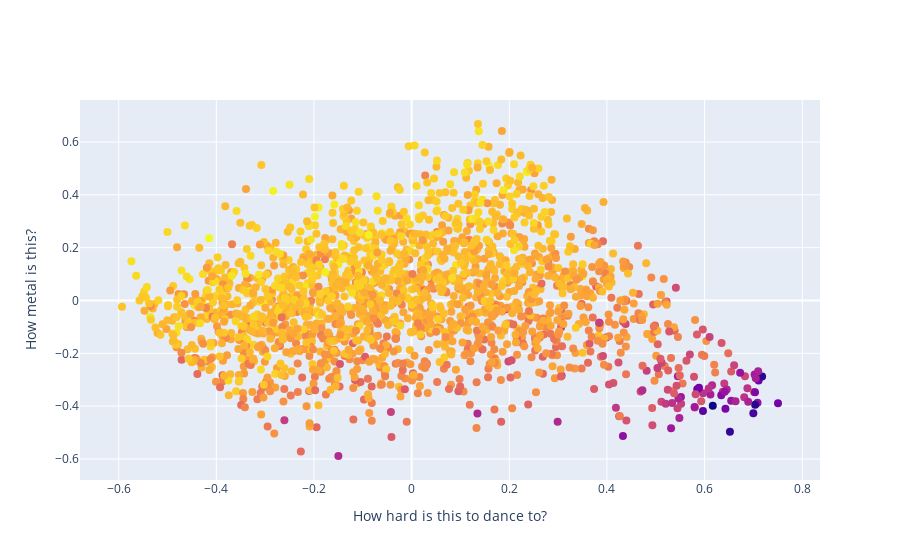

The cell this chart's notebook holds for it:
### Markdown cell above
В другой реализации используем меньший список категорий и метод главных компонент для создания двумерного графика. Для того, чтобы передать смысл графика, взглянем на названия осей.

### Code cell
chosen = ["energy", "liveness", "tempo", "valence"]
text1 = data_frame["artist"] + " - " + data_frame["song_title"]
text2 = text1.values

# X = data_frame.drop(droppable, axis=1).values
X = data_frame[chosen].values
y = data_frame["loudness"].values

min_max_scaler = MinMaxScaler()
X = min_max_scaler.fit_transform(X)

pca = PCA(n_components=2)
pca.fit(X)

X = pca.transform(X)

fig = {
    "data": [
        {
            "x": X[:, 0],
            "y": X[:, 1],
            "text": text2,
            "mode": "markers",
            "marker": {"size": 8, "color": y}
        }
    ],
    "layout": {
        "xaxis": {"title": "How hard is this to dance to?"},
        "yaxis": {"title": "How metal is this?"}
    }
}

py.iplot(fig, filename="test-graph2")

### Figure 1 — Plotly figure (JSON) as saved in the notebook; plotly's stock layout.template omitted (floating-point values rounded to 4 significant figures; data arrays with more than 128 entries replaced by an {"elided": "..."} marker saying what was removed)
{"data": [{"marker": {"color": {"elided": "2017 float values"}, "size": 8}, "mode": "markers", "text": {"elided": "2017 str values"}, "type": "scatter", "x": {"elided": "2017 float values"}, "y": {"elided": "2017 float values"}}], "layout": {"xaxis": {"title": {"text": "How hard is this to dance to?"}}, "yaxis": {"title": {"text": "How metal is this?"}}}}
